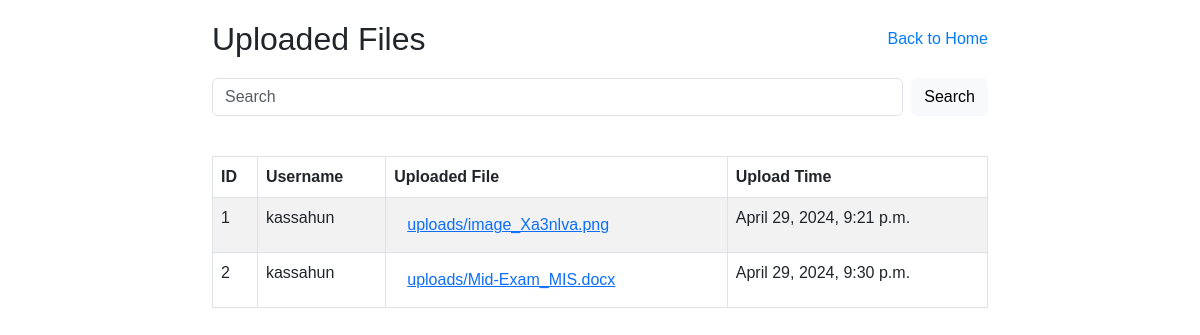
Before: /upload/view_files/ (signed in) with the older database file.
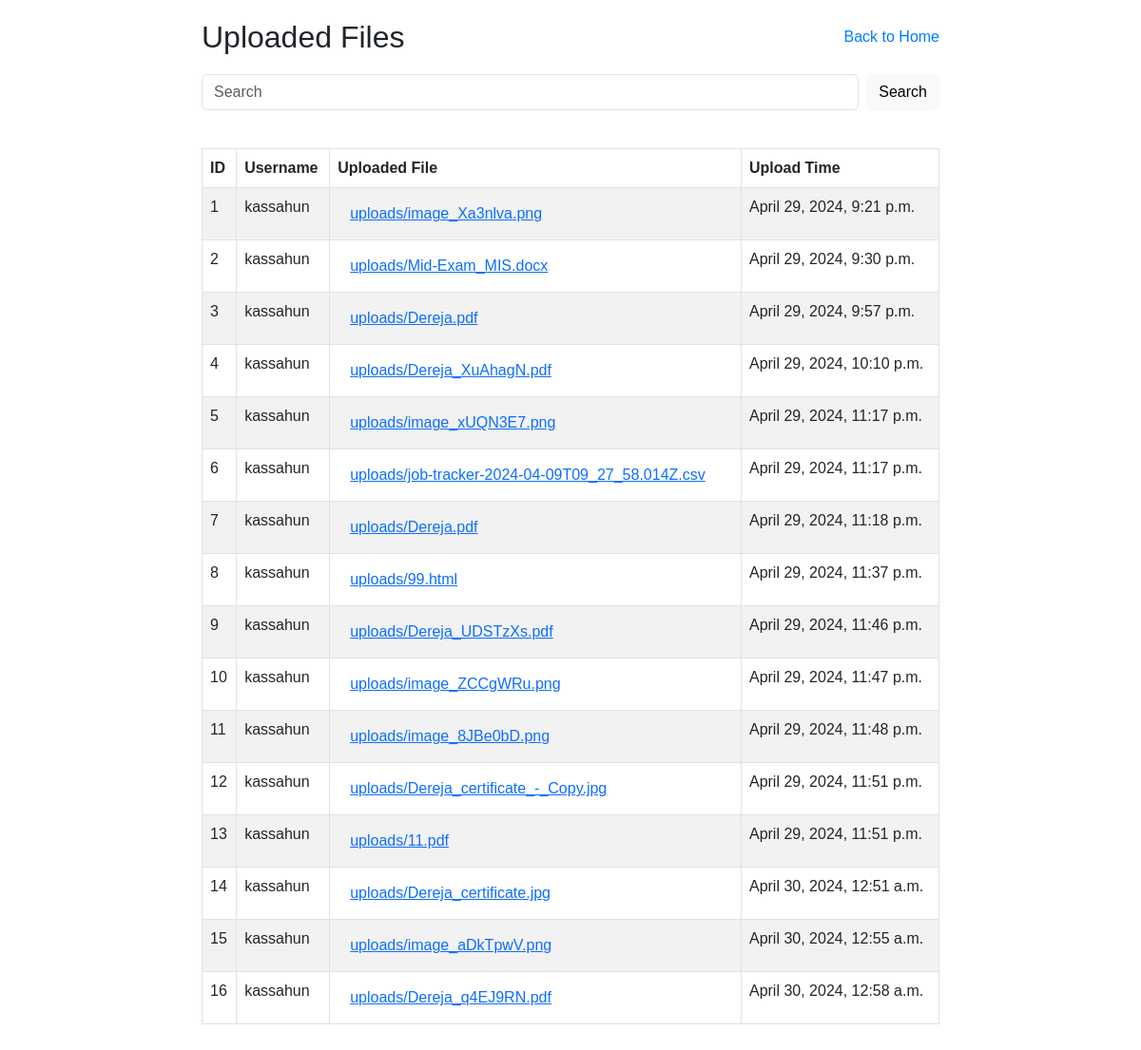
After: the same page with the newer database file.
### knowledge_portal/models.py (models this page shows)
class UploadedFile(models.Model):
    file = models.FileField(upload_to='uploads/')
    uploaded_at = models.DateTimeField(default=timezone.now)
    upload_time = models.DateTimeField(default=timezone.now)
    user = models.ForeignKey(User, on_delete=models.CASCADE)  # ForeignKey to the User model

### knowledge_portal/views.py (the view)
# urls.py: path('upload/view_files/', views.view_files, name='view_files'),
@login_required
def view_files(request):
    files = UploadedFile.objects.all()
    for file in files:
        file.username = file.user.username  # Assuming user is a ForeignKey in UploadedFile model
    return render(request, 'knowledge_portal/view_files.html', {'files': files})

### knowledge_portal/templates/Knowledge_portal/view_files.html (shortened to what this page needs)
<!DOCTYPE html>
<html lang="en">
<head>
     <link href="https://cdn.jsdelivr.net/npm/bootstrap@5.3.0-alpha1/dist/css/bootstrap.min.css" rel="stylesheet">
     <link href="https://cdnjs.cloudflare.com/ajax/libs/font-awesome/6.0.0-beta3/css/all.min.css" rel="stylesheet">
</head>
<body>
    <div class="container">
        <div class="header">
            <h2>Uploaded Files</h2>
            <a href="/" class="back-home">Back to Home</a>
        </div>
        <div class="search-form">
            <form class="d-flex">
                <input class="form-control me-2" type="search" id="file-search" placeholder="Search" aria-label="Search">
                <button class="btn btn-light" type="button" onclick="filterFiles()">Search</button>
            </form>
        </div>
        <div class="table-responsive">
            <table id="file-table" class="table table-striped table-bordered table-hover">
                <thead class="thead-dark">
                    <tr>
                        <th>ID</th>
                        <th>Username</th>
                        <th>Uploaded File</th>
                        <th>Upload Time</th>
                    </tr>
                </thead>
                <tbody id="file-list">
                    {% for file in files %}
                        <tr>
                            <td>{{ file.id }}</td>
                            <td>{{ file.username }}</td>
                            <td><a href="{% url 'download_file' file.id %}" class="btn btn-link">{{ file.file.name }}</a></td>
                            <td>{{ file.upload_time }}</td>
                        </tr>
                    {% empty %}
                        <tr>
                            <td colspan="4">No files uploaded yet.</td>
                        </tr>
                    {% endfor %}
                </tbody>
            </table>
        </div>
    </div>
</body>
</html>

### knowledge_portal/templates/Knowledge_portal/view_files.html (style rules this page uses)
body { font-family: Arial, sans-serif; margin: 0; padding: 20px; }
.container { max-width: 800px; margin: auto; display: flex; flex-direction: column; }
.header { display: flex; justify-content: space-between; align-items: center; margin-bottom: 20px; }
h2 { margin: 0; }
.back-home { color: #007bff; text-decoration: none; }
a { color: #007bff; text-decoration: none; }
#file-table { margin-top: 20px; }
.search-form { margin-bottom: 20px; }

Changed rows visible on the page:
added UploadedFile: id "3", username "kassahun", file.name "uploads/Dereja.pdf", upload_time "April 29, 2024, 9:57 p.m."
added UploadedFile: id "4", username "kassahun", file.name "uploads/Dereja_XuAhagN.pdf", upload_time "April 29, 2024, 10:10 p.m."
added UploadedFile: id "5", username "kassahun", file.name "uploads/image_xUQN3E7.png", upload_time "April 29, 2024, 11:17 p.m."
added UploadedFile: id "6", username "kassahun", file.name "uploads/job-tracker-2024-04-09T09_27_58.014Z.csv", upload_time "April 29, 2024, 11:17 p.m."
added UploadedFile: id "7", username "kassahun", file.name "uploads/Dereja.pdf", upload_time "April 29, 2024, 11:18 p.m."
added UploadedFile: id "8", username "kassahun", file.name "uploads/99.html", upload_time "April 29, 2024, 11:37 p.m."
added UploadedFile: id "9", username "kassahun", file.name "uploads/Dereja_UDSTzXs.pdf", upload_time "April 29, 2024, 11:46 p.m."
added UploadedFile: id "10", username "kassahun", file.name "uploads/image_ZCCgWRu.png", upload_time "April 29, 2024, 11:47 p.m."
added UploadedFile: id "11", username "kassahun", file.name "uploads/image_8JBe0bD.png", upload_time "April 29, 2024, 11:48 p.m."
added UploadedFile: id "12", username "kassahun", file.name "uploads/Dereja_certificate_-_Copy.jpg", upload_time "April 29, 2024, 11:51 p.m."
added UploadedFile: id "13", username "kassahun", file.name "uploads/11.pdf", upload_time "April 29, 2024, 11:51 p.m."
added UploadedFile: id "14", username "kassahun", file.name "uploads/Dereja_certificate.jpg", upload_time "April 30, 2024, 12:51 a.m."
added UploadedFile: id "15", username "kassahun", file.name "uploads/image_aDkTpwV.png", upload_time "April 30, 2024, 12:55 a.m."
added UploadedFile: id "16", username "kassahun", file.name "uploads/Dereja_q4EJ9RN.pdf", upload_time "April 30, 2024, 12:58 a.m."
